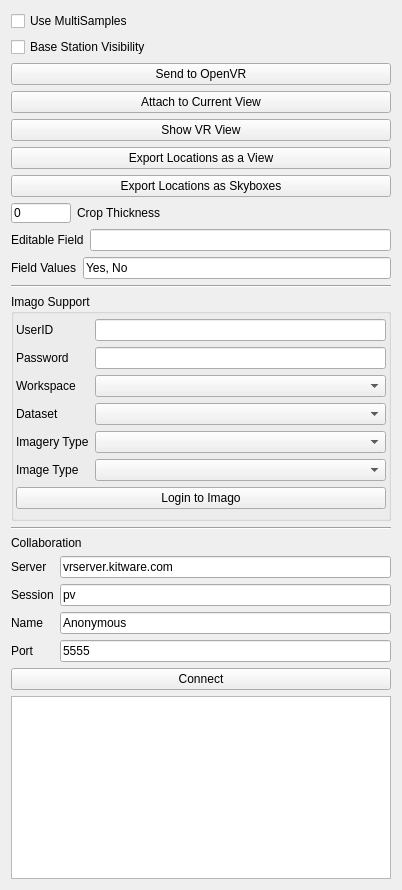
<?xml version="1.0" encoding="UTF-8"?>
<ui version="4.0">
 <class>pqOpenVRDockPanel</class>
 <widget class="QWidget" name="pqOpenVRDockPanel">
  <property name="geometry">
   <rect>
    <x>0</x>
    <y>0</y>
    <width>402</width>
    <height>890</height>
   </rect>
  </property>
  <property name="windowTitle">
   <string>Form</string>
  </property>
  <layout class="QHBoxLayout" name="horizontalLayout_4">
   <property name="leftMargin">
    <number>2</number>
   </property>
   <property name="topMargin">
    <number>2</number>
   </property>
   <property name="rightMargin">
    <number>2</number>
   </property>
   <property name="bottomMargin">
    <number>2</number>
   </property>
   <item>
    <widget class="QWidget" name="widget" native="true">
     <layout class="QVBoxLayout" name="verticalLayout">
      <item>
       <widget class="QCheckBox" name="multisamples">
        <property name="toolTip">
         <string extracomment="Whether or not to use multisampled framebuffers. Using multisamples can reduce flickering but currently does not work with volume rendering."/>
        </property>
        <property name="text">
         <string>Use MultiSamples</string>
        </property>
       </widget>
      </item>
      <item>
       <widget class="QCheckBox" name="baseStationVisibility">
        <property name="text">
         <string>Base Station Visibility</string>
        </property>
       </widget>
      </item>
      <item>
       <widget class="QPushButton" name="sendToOpenVRButton">
        <property name="text">
         <string>Send to OpenVR</string>
        </property>
       </widget>
      </item>
      <item>
       <widget class="QPushButton" name="attachToCurrentViewButton">
        <property name="text">
         <string>Attach to Current View</string>
        </property>
       </widget>
      </item>
      <item>
       <widget class="QPushButton" name="showVRViewButton">
        <property name="toolTip">
         <string>Display a window showing a stabilized view of what the VR heasdet is showing</string>
        </property>
        <property name="text">
         <string>Show VR View</string>
        </property>
       </widget>
      </item>
      <item>
       <widget class="QPushButton" name="exportLocationsAsViewButton">
        <property name="toolTip">
         <string extracomment="This option will export the saved locations, their geometry, txtures, and properties into a form that can be used in MineView. The result is stored in a pv-view directory. "/>
        </property>
        <property name="text">
         <string>Export Locations as a View</string>
        </property>
       </widget>
      </item>
      <item>
       <widget class="QPushButton" name="exportLocationsAsSkyboxesButton">
        <property name="toolTip">
         <string extracomment="Export the saved locations from VR as skyboxes suitable for viewing with vtk.js. This option will produce a pv-skybox folder that can be zipped up for use by ParaView Glance or vtk.js."/>
        </property>
        <property name="text">
         <string>Export Locations as Skyboxes</string>
        </property>
       </widget>
      </item>
      <item>
       <layout class="QHBoxLayout" name="horizontalLayout">
        <item>
         <widget class="QLineEdit" name="cropThickness">
          <property name="sizePolicy">
           <sizepolicy hsizetype="Maximum" vsizetype="Maximum">
            <horstretch>0</horstretch>
            <verstretch>0</verstretch>
           </sizepolicy>
          </property>
          <property name="minimumSize">
           <size>
            <width>40</width>
            <height>20</height>
           </size>
          </property>
          <property name="maximumSize">
           <size>
            <width>60</width>
            <height>20</height>
           </size>
          </property>
          <property name="baseSize">
           <size>
            <width>40</width>
            <height>20</height>
           </size>
          </property>
          <property name="toolTip">
           <string extracomment="Thickness to use for new thick crops. A value of 0 defaults to automatic thickness."/>
          </property>
          <property name="text">
           <string>0</string>
          </property>
         </widget>
        </item>
        <item>
         <widget class="QLabel" name="cropThicknessLabel">
          <property name="sizePolicy">
           <sizepolicy hsizetype="Expanding" vsizetype="Preferred">
            <horstretch>0</horstretch>
            <verstretch>0</verstretch>
           </sizepolicy>
          </property>
          <property name="toolTip">
           <string extracomment="When using thick cropping planes this specifies the thickness of those planes."/>
          </property>
          <property name="text">
           <string>Crop Thickness</string>
          </property>
         </widget>
        </item>
       </layout>
      </item>
      <item>
       <layout class="QHBoxLayout" name="horizontalLayout_2">
        <item>
         <widget class="QLabel" name="scalarFieldLabel">
          <property name="text">
           <string>Editable Field</string>
          </property>
         </widget>
        </item>
        <item>
         <widget class="QLineEdit" name="editableField">
          <property name="enabled">
           <bool>true</bool>
          </property>
          <property name="toolTip">
           <string extracomment="What scalar field can be edited in VR. This is an advanced feature still in development. You must specify field values below for this to work and the editable field specified must be a scalar array present in your data."/>
          </property>
         </widget>
        </item>
       </layout>
      </item>
      <item>
       <layout class="QHBoxLayout" name="horizontalLayout_3">
        <item>
         <widget class="QLabel" name="fieldValuesLabel">
          <property name="text">
           <string>Field Values</string>
          </property>
         </widget>
        </item>
        <item>
         <widget class="QLineEdit" name="fieldValues">
          <property name="toolTip">
           <string extracomment="The options available when editing a field in VR. These values, text or numeric will be stored in the currently selected point/cell for the specified editable field array above. This is in development."/>
          </property>
          <property name="text">
           <string>Yes, No</string>
          </property>
         </widget>
        </item>
       </layout>
      </item>
      <item>
       <widget class="Line" name="imagoLine">
        <property name="orientation">
         <enum>Qt::Horizontal</enum>
        </property>
       </widget>
      </item>
      <item>
       <widget class="QGroupBox" name="imagoGroupBox">
        <property name="minimumSize">
         <size>
          <width>0</width>
          <height>0</height>
         </size>
        </property>
        <property name="title">
         <string>Imago Support</string>
        </property>
        <property name="flat">
         <bool>true</bool>
        </property>
        <layout class="QVBoxLayout" name="verticalLayout_2">
         <property name="leftMargin">
          <number>2</number>
         </property>
         <property name="topMargin">
          <number>5</number>
         </property>
         <property name="rightMargin">
          <number>2</number>
         </property>
         <item>
          <layout class="QGridLayout" name="imagoGrid">
           <item row="0" column="0">
            <widget class="QLabel" name="imagoUserLabel">
             <property name="text">
              <string>UserID</string>
             </property>
            </widget>
           </item>
           <item row="1" column="0">
            <widget class="QLabel" name="imagoPasswordLabel">
             <property name="text">
              <string>Password</string>
             </property>
            </widget>
           </item>
           <item row="5" column="0">
            <widget class="QLabel" name="imagoImageTypeLabel">
             <property name="text">
              <string>Image Type</string>
             </property>
            </widget>
           </item>
           <item row="2" column="0">
            <widget class="QLabel" name="imagoWorkspaceLabel">
             <property name="text">
              <string>Workspace</string>
             </property>
            </widget>
           </item>
           <item row="4" column="0">
            <widget class="QLabel" name="imagoImageryTypeLabel">
             <property name="text">
              <string>Imagery Type</string>
             </property>
            </widget>
           </item>
           <item row="0" column="1">
            <widget class="QLineEdit" name="imagoUserValue"/>
           </item>
           <item row="5" column="1">
            <widget class="QComboBox" name="imagoImageTypeCombo"/>
           </item>
           <item row="1" column="1">
            <widget class="QLineEdit" name="imagoPasswordValue">
             <property name="echoMode">
              <enum>QLineEdit::Password</enum>
             </property>
            </widget>
           </item>
           <item row="3" column="0">
            <widget class="QLabel" name="imagoDatasetLabel">
             <property name="text">
              <string>Dataset</string>
             </property>
            </widget>
           </item>
           <item row="4" column="1">
            <widget class="QComboBox" name="imagoImageryTypeCombo"/>
           </item>
           <item row="2" column="1">
            <widget class="QComboBox" name="imagoWorkspaceCombo"/>
           </item>
           <item row="3" column="1">
            <widget class="QComboBox" name="imagoDatasetCombo"/>
           </item>
          </layout>
         </item>
         <item>
          <widget class="QPushButton" name="imagoLoginButton">
           <property name="text">
            <string>Login to Imago</string>
           </property>
          </widget>
         </item>
        </layout>
       </widget>
      </item>
      <item>
       <widget class="Line" name="line_2">
        <property name="orientation">
         <enum>Qt::Horizontal</enum>
        </property>
       </widget>
      </item>
      <item>
       <widget class="QLabel" name="cHeader">
        <property name="text">
         <string>Collaboration</string>
        </property>
       </widget>
      </item>
      <item>
       <layout class="QGridLayout" name="gridLayout">
        <item row="4" column="1">
         <widget class="QLineEdit" name="cPortValue">
          <property name="text">
           <string>5555</string>
          </property>
         </widget>
        </item>
        <item row="1" column="0">
         <widget class="QLabel" name="cServerLabel">
          <property name="toolTip">
           <string>The IP address or server name to connect to</string>
          </property>
          <property name="text">
           <string>Server</string>
          </property>
         </widget>
        </item>
        <item row="2" column="1">
         <widget class="QLineEdit" name="cSessionValue">
          <property name="text">
           <string>pv</string>
          </property>
         </widget>
        </item>
        <item row="3" column="0">
         <widget class="QLabel" name="cNameLabel">
          <property name="toolTip">
           <string>Your name to appear in VR</string>
          </property>
          <property name="text">
           <string>Name</string>
          </property>
         </widget>
        </item>
        <item row="2" column="0">
         <widget class="QLabel" name="cSessionLabel">
          <property name="toolTip">
           <string>What session to connect to. A session is a string name. People who join the same session on the same server will see each other.</string>
          </property>
          <property name="text">
           <string>Session</string>
          </property>
         </widget>
        </item>
        <item row="1" column="1">
         <widget class="QLineEdit" name="cServerValue">
          <property name="text">
           <string>vrserver.kitware.com</string>
          </property>
         </widget>
        </item>
        <item row="3" column="1">
         <widget class="QLineEdit" name="cNameValue">
          <property name="text">
           <string>Anonymous</string>
          </property>
         </widget>
        </item>
        <item row="4" column="0">
         <widget class="QLabel" name="cPortLabel">
          <property name="toolTip">
           <string>What port to connect to</string>
          </property>
          <property name="text">
           <string>Port</string>
          </property>
         </widget>
        </item>
       </layout>
      </item>
      <item>
       <widget class="QPushButton" name="cConnectButton">
        <property name="text">
         <string>Connect</string>
        </property>
       </widget>
      </item>
      <item>
       <widget class="QPlainTextEdit" name="outputWindow"/>
      </item>
     </layout>
    </widget>
   </item>
  </layout>
 </widget>
 <tabstops>
  <tabstop>multisamples</tabstop>
  <tabstop>baseStationVisibility</tabstop>
  <tabstop>sendToOpenVRButton</tabstop>
  <tabstop>attachToCurrentViewButton</tabstop>
  <tabstop>showVRViewButton</tabstop>
  <tabstop>exportLocationsAsViewButton</tabstop>
  <tabstop>exportLocationsAsSkyboxesButton</tabstop>
  <tabstop>cropThickness</tabstop>
  <tabstop>editableField</tabstop>
  <tabstop>fieldValues</tabstop>
  <tabstop>imagoUserValue</tabstop>
  <tabstop>imagoPasswordValue</tabstop>
  <tabstop>imagoWorkspaceCombo</tabstop>
  <tabstop>imagoDatasetCombo</tabstop>
  <tabstop>imagoImageryTypeCombo</tabstop>
  <tabstop>imagoImageTypeCombo</tabstop>
  <tabstop>imagoLoginButton</tabstop>
  <tabstop>cServerValue</tabstop>
  <tabstop>cSessionValue</tabstop>
  <tabstop>cNameValue</tabstop>
  <tabstop>cPortValue</tabstop>
  <tabstop>cConnectButton</tabstop>
  <tabstop>outputWindow</tabstop>
 </tabstops>
 <resources/>
 <connections/>
</ui>
